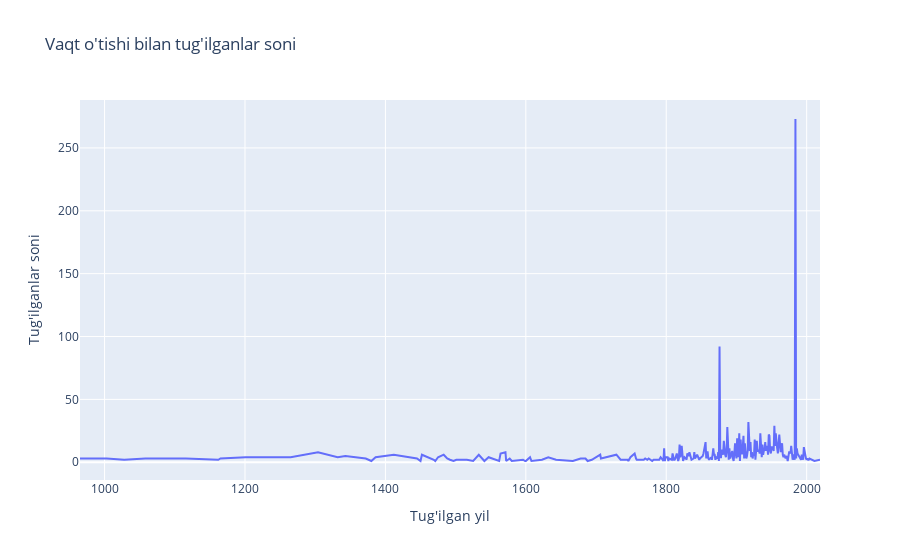

The notebook cell this image was saved under:
### Markdown cell above
# Bu orqali tarixiy trendlarni ko‘rish mumkin (masalan, qaysi davrda mashhurlar ko‘p tug‘ilgan).

### Code cell
import plotly.express as px
import pandas as pd

# Yillar bo‘yicha tug‘ilganlar sonini hisoblash
birth_counts = df.groupby('birth_year').size().reset_index(name='count')

# Liniya grafik chizish
fig = px.line(
    birth_counts,
    x='birth_year',
    y='count',
    title="Vaqt o'tishi bilan tug'ilganlar soni",
    labels={'birth_year': 'Tug\'ilgan yil', 'count': 'Tug\'ilganlar soni'}
)

fig.show()

### Figure 1 — Plotly figure (JSON) as saved in the notebook; plotly's stock layout.template omitted (floating-point values rounded to 4 significant figures; data arrays with more than 128 entries replaced by an {"elided": "..."} marker saying what was removed)
{"data": [{"hovertemplate": "Tug'ilgan yil=%{x}<br>Tug'ilganlar soni=%{y}<extra></extra>", "legendgroup": "", "line": {"color": "#636efa", "dash": "solid"}, "marker": {"symbol": "circle"}, "mode": "lines", "name": "", "orientation": "v", "showlegend": false, "type": "scatter", "x": {"elided": "276 float values"}, "xaxis": "x", "y": {"elided": "276 int values"}, "yaxis": "y"}], "layout": {"legend": {"tracegroupgap": 0}, "title": {"text": "Vaqt o'tishi bilan tug'ilganlar soni"}, "xaxis": {"anchor": "y", "domain": [0, 1], "title": {"text": "Tug'ilgan yil"}}, "yaxis": {"anchor": "x", "domain": [0, 1], "title": {"text": "Tug'ilganlar soni"}}}}
